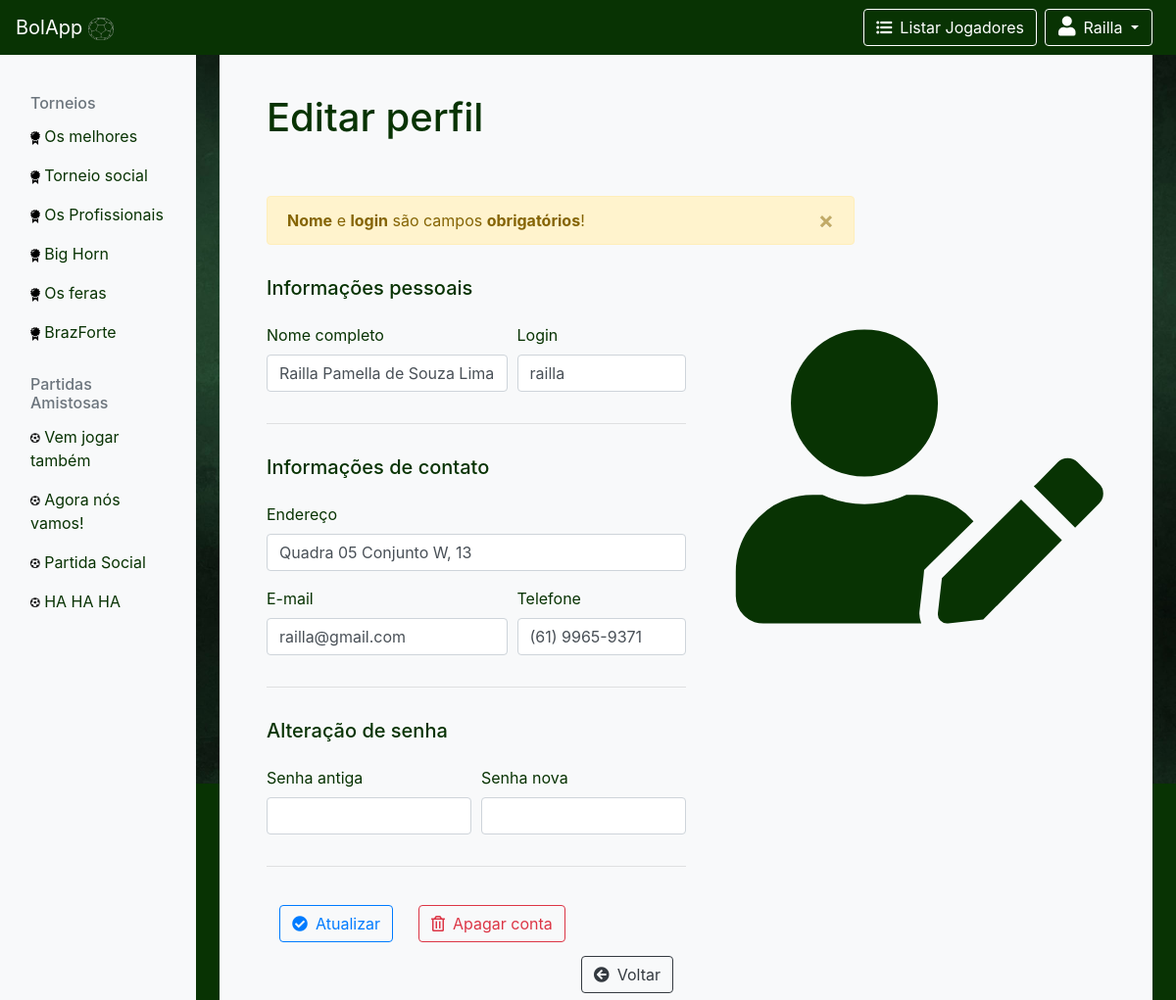
The page /pages.usuario/verUsuario.php?erro=5 (signed in) on the database its author committed.
### tables this page shows
CREATE TABLE `jogador` (
  `cod`		 int ,
  `nome`	 varchar(40) ,
  `login`	 varchar(20) ,
  `senha`	 varchar(20) ,
  `endereco` varchar(100),
  `email` 	 varchar(50),
  `telefone` varchar(15)
);

### util/function.php (called while the page is built, shortened)
<?php
	function consultarJogador($con, $cod) {
		$sql = "select * from jogador where cod = '$cod';" ;
		$r = mysqli_query($con, $sql);
		return mysqli_fetch_assoc($r);
	}
		$r = mysqli_query($con, $sql); ?>

### pages.usuario/verUsuario.php (the view, shortened to what this page needs)
<?php include_once(ROOT."template.html/begin.php") ?>
<?php include_once(ROOT."template.navbar/navbarLogin.php") ?>
<?php require_once(ROOT."util/function.php");
      require_once(ROOT."util/conexao.php");
      if(isset($_GET["cod"]) and !empty($_GET["cod"])) {
        $visitante = true;
        $perfil = consultarJogador($connection, $_GET["cod"]);
      } else {
        $visitante = false;
        $perfil = consultarJogador($connection, $_SESSION["cod"]);
      }
 ?>
<div class="container-fluid" >
    <div class="row" style="min-height:100vh;">
        <main role="main" class="col-md-9 ml-sm-auto col-lg-10 px-4">
        	<div class="album bg-light" style="height:100%"> <br><br>
            <?php if($visitante) { ?>
                <h1 class="p-5">Visualizar perfil de usuário</h1>
            <?php } else { ?>
                <h1 class="p-5">Editar perfil</h1>
            <?php } ?>
            <?php if(isset($_GET["erro"])) { ?>
                <div class="alert alert-warning alert-dismissible fade show ml-5" style="max-width: 600px;" role="alert">
                    <?php switch($_GET["erro"]) {
                            case 5:
                                echo "<strong>Nome</strong> e <strong>login</strong> são campos <strong>obrigatórios</strong>!";
                                break;
                          } ?>
                    <button type="button" class="close" data-dismiss="alert" aria-label="Close">
                      <span aria-hidden="true">&times;</span>
                    </button>
                </div>
            <?php } ?>
			<?php if(!$visitante) { ?>
                <div class="float-right w-50 " >
                    <center><i class="fas fa-user-edit" style="font-size: 300px; padding-top: 15%;"></i></center>
                </div>
			<?php }else{ ?>
				<div class="float-right w-50 " >
                    <center><i class="fa fa-user" style="font-size: 300px; padding-top: 15%;"></i></center>
                </div>
			<?php } ?>
        		<form method="POST" action="atualizarUsuario-proccess.php" class="pl-5 pb-3 w-50">
                  <h5 class="py-3">Informações pessoais</h5>
    		        <div class="form-row">
                        <div class="form-group col-7">
            				<label>Nome completo</label>
            				<input class="form-control" type="text" name="nome" value="<?= $perfil["nome"]?>"  <?php if($visitante) {echo "readonly";} ?> >
            			</div>
                    <?php if(!$visitante) { ?>
                        <div class="form-group col-5">
            				<label>Login</label>
            				<input class="form-control" type="text" name="login" value="<?= $perfil["login"]?>" >
            			</div>
                    <?php } ?>
                    </div>
                    <hr>
                    <h5 class="py-3">Informações de contato</h5>
        			<div class="form-row">
                        <div class="form-group col-12">
                            <label>Endereço</label>
                            <input class="form-control" type="text" name="endereco" value="<?= $perfil["endereco"]?>" <?php if($visitante) {echo "readonly";} ?> >
                        </div>
                    </div>
                    <div class="form-row">
                        <div class="form-group col-7 ">
                            <label>E-mail</label>
                            <input class="form-control" type="email" name="email" value="<?= $perfil["email"]?>" <?php if($visitante) {echo "readonly";} ?> >
                        </div>
                        <div class="form-group col-5 ">
                            <label>Telefone</label>
                            <input class="form-control" id="telefone" type="text" name="telefone" value="<?= $perfil["telefone"]?>" <?php if($visitante) {echo "readonly";} ?>>
                        </div>
                    </div>
                    <hr>
            <?php if(!$visitante) { ?>
                    <h5 class="py-3">Alteração de senha</h5>
                    <div class="form-row">
                    <div class="form-group col-6">
        				<label>Senha antiga</label>
        				<input class="form-control" type="password" name="senha_old">
        			</div>
        			<div class="form-group col-6 ">
        				<label>Senha nova</label>
        				<input class="form-control" type="password" name="senha_new">
        			</div>
                </div>
                <hr class="pb-3">
					<div class="form-group">
                        <div class="btn float-left">
                            <button class="btn btn-outline-primary " type="submit" name="atualizar">
								<i class="fas fa-check-circle pr-2"></i>Atualizar
							</button>
                        </div>
                        <div class="btn  text-center">
                            <a href="deletarUsuario-proccess.php" onclick="return confirm('Tem certeza que deletar sua conta?')" class="btn btn-outline-danger" role="button" aria-pressed="true"><i class="far fa-trash-alt pr-2"></i>Apagar conta</a>
                        </div>
                        <div class="btn float-right">
                            <a href="<?=LOCALPATH."pages.home/home.php"?>" class="btn btn-outline-dark" role="button" aria-pressed="true"><i class="fa fa-arrow-circle-left pr-2" aria-hidden="true"></i>Voltar</a>
                        </div>
                    </div>
        		</form>
			<?php } ?>
			</div>
        </main>
    </div>
</div>
<?php include_once(ROOT."template.html/end.php")?>

### css/logo.css (style rules this page uses)
nav a img { width: 7%; height: 0%; position: relative; top: 0; }

### template.html/begin.php (style rules this page uses)
body { background-image: url(image/bk_logado.jpg); background-size: cover; background-repeat: no-repeat; height:100vh; background-position: center; }

### rows shown on the page
jogador: nome "Railla Pamella de Souza Lima", login "railla", endereco "Quadra 05 Conjunto W, 13", email "railla@gmail.com", telefone "(61) 9965-9371"

### other values the page prints
$_SESSION["usuario"] "Railla"
